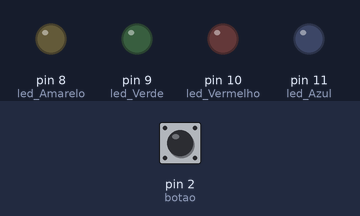
Recording of a sketch running on a simulated Arduino Uno, built with avr-gcc and run on an emulated ATmega328P. Parts: output pins drawn as LEDs (lit = HIGH). The inputs (shaded band) are chosen by the test bench; at power-on: pin 2 (botao) LOW.

Above: at 1.2 s.
1.3 s: pin 2 (botao) pulled HIGH for 0.15 s
At 2.1 s:
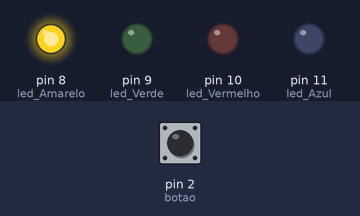
4.4 s: pin 2 (botao) pulled HIGH for 1 s
At 4.4 s:
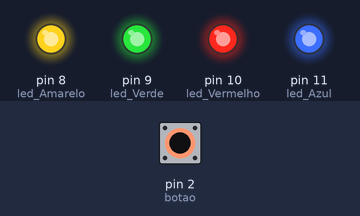
8.4 s: pin 2 (botao) pulled HIGH for 3.2 s
At 14.0 s:
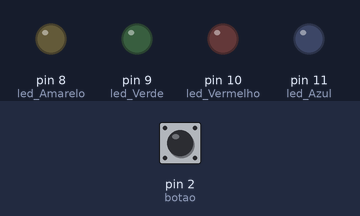
Timing chart, 0 to 15.5 s (numbered marks = the images above; inputs shaded):
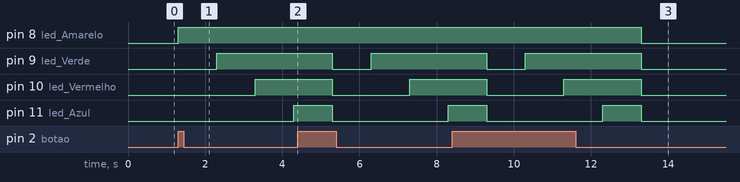

Measured:
- after the input at 1.3 s, pin 8 (led_Amarelo): LOW → HIGH at once; pin 9 (led_Verde): LOW → HIGH after 1.0 s; pin 10 (led_Vermelho): LOW → HIGH after 2.0 s; pin 11 (led_Azul): LOW → HIGH after 3.0 s
- after the input at 4.4 s, pin 8 (led_Amarelo): stays HIGH (without the input it goes to LOW after 0.90 s)
- after the input at 8.4 s, pin 8 (led_Amarelo): HIGH → LOW after 4.9 s instead of 0.90 s

The sketch:

ex31.ino
```cpp
// C++ code
//
int led_Azul = 11;
int led_Vermelho = 10;
int led_Verde = 9;
int led_Amarelo = 8;
int botao = 2;
int statBotao = 0;


void setup()
{
  Serial.begin(9600);
  pinMode(led_Azul, OUTPUT);
  pinMode(led_Vermelho, OUTPUT);
  pinMode(led_Verde, OUTPUT);
  pinMode(led_Amarelo, OUTPUT);
  pinMode(botao, INPUT);
  }


void loop()
{
    statBotao = digitalRead(botao);
    if (statBotao == HIGH)
    {
    digitalWrite(led_Amarelo, HIGH);
    delay(1000);
    digitalWrite(led_Verde, HIGH);
    delay(1000);
    digitalWrite(led_Vermelho, HIGH);
    delay(1000);
    digitalWrite(led_Azul, HIGH);
    delay(1000);
    digitalWrite(led_Amarelo, LOW);
    digitalWrite(led_Verde, LOW);
    digitalWrite(led_Vermelho, LOW);
    digitalWrite(led_Azul, LOW);


}
else
{
  digitalWrite(led_Amarelo, LOW);
  digitalWrite(led_Verde, LOW);
  digitalWrite(led_Vermelho, LOW);
  digitalWrite(led_Azul, LOW);
}

}
  
```
